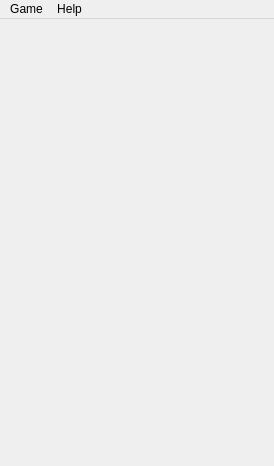
<?xml version="1.0" encoding="UTF-8"?>
<ui version="4.0">
 <class>MainWindow</class>
 <widget class="QMainWindow" name="MainWindow">
  <property name="geometry">
   <rect>
    <x>0</x>
    <y>0</y>
    <width>274</width>
    <height>466</height>
   </rect>
  </property>
  <property name="minimumSize">
   <size>
    <width>0</width>
    <height>0</height>
   </size>
  </property>
  <property name="maximumSize">
   <size>
    <width>16777215</width>
    <height>16777215</height>
   </size>
  </property>
  <property name="windowTitle">
   <string>MainWindow</string>
  </property>
  <widget class="QWidget" name="centralwidget">
   <layout class="QGridLayout" name="gridLayout"/>
  </widget>
  <widget class="QMenuBar" name="menubar">
   <property name="geometry">
    <rect>
     <x>0</x>
     <y>0</y>
     <width>274</width>
     <height>23</height>
    </rect>
   </property>
   <widget class="QMenu" name="menuGame">
    <property name="title">
     <string>Game</string>
    </property>
    <widget class="QMenu" name="menuGame_mode">
     <property name="baseSize">
      <size>
       <width>220</width>
       <height>466</height>
      </size>
     </property>
     <property name="title">
      <string>Game mode</string>
     </property>
     <addaction name="actionClI"/>
     <addaction name="actionGUI"/>
    </widget>
    <widget class="QMenu" name="menuChoose_game">
     <property name="title">
      <string>Choose game</string>
     </property>
     <addaction name="actionSnake"/>
     <addaction name="actionTetris"/>
    </widget>
    <addaction name="actionNewGame"/>
    <addaction name="actionPause"/>
    <addaction name="actionStop"/>
    <addaction name="menuChoose_game"/>
    <addaction name="menuGame_mode"/>
    <addaction name="actionExit"/>
   </widget>
   <widget class="QMenu" name="menuHelp">
    <property name="title">
     <string>Help</string>
    </property>
    <addaction name="actionGame"/>
    <addaction name="actionAbout"/>
   </widget>
   <addaction name="menuGame"/>
   <addaction name="menuHelp"/>
  </widget>
  <action name="actionNewGame">
   <property name="text">
    <string>New Game</string>
   </property>
   <property name="shortcut">
    <string>Ctrl+S</string>
   </property>
  </action>
  <action name="actionPause">
   <property name="text">
    <string>Pause</string>
   </property>
   <property name="shortcut">
    <string>Ctrl+P</string>
   </property>
  </action>
  <action name="actionStop">
   <property name="text">
    <string>Stop</string>
   </property>
   <property name="shortcut">
    <string>Ctrl+S</string>
   </property>
  </action>
  <action name="actionExit">
   <property name="text">
    <string>Exit</string>
   </property>
   <property name="shortcut">
    <string>Ctrl+Q</string>
   </property>
  </action>
  <action name="actionClI">
   <property name="text">
    <string>CLI</string>
   </property>
  </action>
  <action name="actionGUI">
   <property name="text">
    <string>GUI</string>
   </property>
  </action>
  <action name="actionSnake">
   <property name="text">
    <string>Snake</string>
   </property>
  </action>
  <action name="actionTetris">
   <property name="text">
    <string>Tetris</string>
   </property>
  </action>
  <action name="actionGame">
   <property name="text">
    <string>Game Help</string>
   </property>
   <property name="shortcut">
    <string>Ctrl+H</string>
   </property>
  </action>
  <action name="actionAbout">
   <property name="text">
    <string>About</string>
   </property>
  </action>
  <action name="action10x20">
   <property name="text">
    <string>10x20</string>
   </property>
  </action>
  <action name="action15x20">
   <property name="text">
    <string>15x20</string>
   </property>
  </action>
  <action name="action20x20">
   <property name="text">
    <string>20x20</string>
   </property>
  </action>
  <action name="action30x30">
   <property name="text">
    <string>30x30</string>
   </property>
  </action>
 </widget>
 <resources/>
 <connections/>
</ui>
